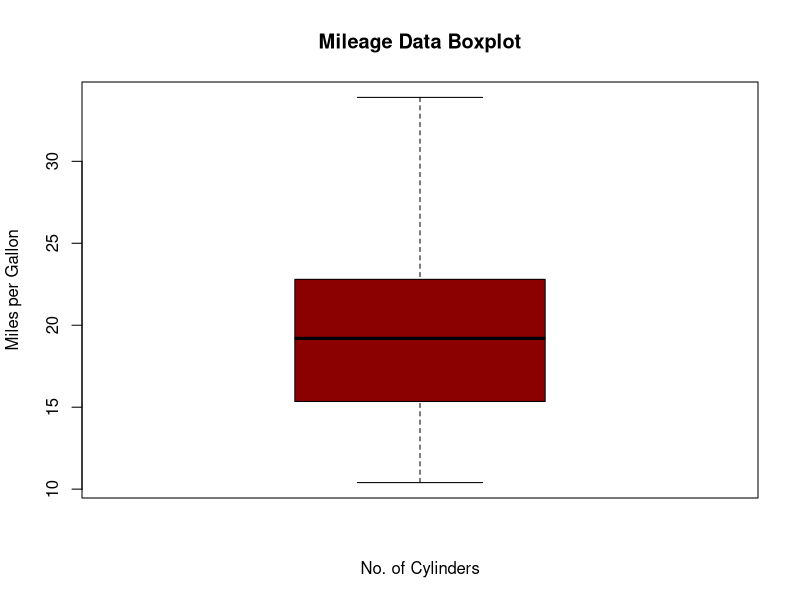

R code for this plot:
head(mtcars)
Median_mpg <- median(mtcars$mpg)
mean <- mean(mtcars$mpg)
modus <- names(sort(-table(mtcars$mpg))[1])
varians <- var(mtcars$mpg)
standar_deviasi <- sd(mtcars$mpg)
range <- range(mtcars$mpg)
sum(mtcars$mpg)
#boxplot
plot <- boxplot(mtcars$mpg,
                main = "Mileage Data Boxplot",
                ylab = "Miles per Gallon",
                xlab ="No. of Cylinders",
                col  ="#8B0000")
IQR <- IQR(mtcars$mpg)
#MEMBUAT BRANCH
